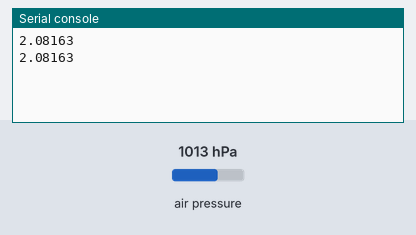
Recording of a program running on a simulated Raspberry Pi Pico running CircuitPython. Shown: the last lines printed to the serial console. The inputs (shaded band) are chosen by the test bench; at power-on: air pressure 1013 hPa. Library files of the repository ran but are not shown: bmp280.py.

Above: at 1.2 s.
1.3 s: air pressure set to 952 hPa
At 2.6 s:
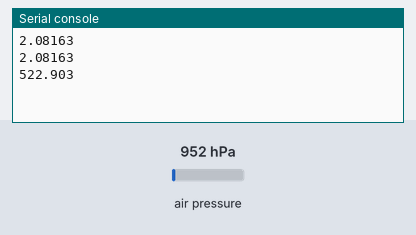
2.8 s: air pressure set to 975 hPa
At 3.8 s:
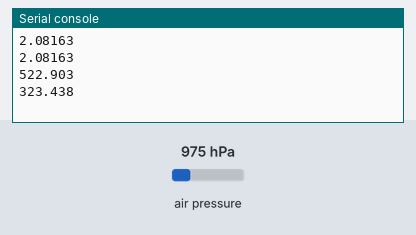
Timing chart, 0 to 5.8 s (numbered marks = the images above; inputs shaded):
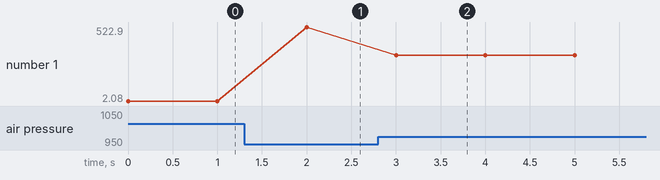

Measured:
- after the input at 1.3 s, the serial console: prints a new line after 0.70 s (image 1)
- after the input at 2.8 s, the serial console: prints a new line after 0.20 s (image 2)
- plotted number 1: 2.08 → 522.9 after the input at 1.3 s, 522.9 → 323.44 after the input at 2.8 s

The program:

altitude_code.py
```python
import digitalio
import board
import time
#import radio
import bmp280
led = digitalio.DigitalInOut(board.LED)
while True:
    altitude = bmp280.read_altitude()
    message = "team ardingly rockets altitude is" + str(altitude)
    print(altitude)
    time.sleep(1)
```
